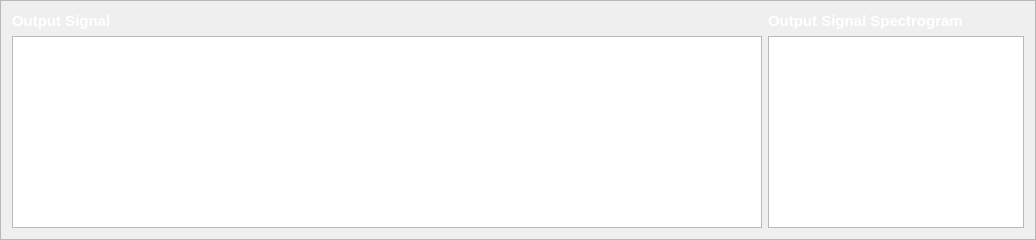
              <widget class="QFrame" name="frame_19">
               <property name="frameShape">
                <enum>QFrame::StyledPanel</enum>
               </property>
               <property name="frameShadow">
                <enum>QFrame::Raised</enum>
               </property>
               <layout class="QGridLayout" name="gridLayout_63">
                <item row="0" column="0">
                 <layout class="QGridLayout" name="gridLayout_64">
                  <property name="sizeConstraint">
                   <enum>QLayout::SetMinAndMaxSize</enum>
                  </property>
                  <item row="0" column="0">
                   <layout class="QGridLayout" name="gridLayout_65">
                    <item row="0" column="0">
                     <widget class="QLabel" name="label_46">
                      <property name="font">
                       <font>
                        <pointsize>11</pointsize>
                        <weight>75</weight>
                        <bold>true</bold>
                       </font>
                      </property>
                      <property name="styleSheet">
                       <string notr="true">color: rgb(255, 255, 255);</string>
                      </property>
                      <property name="text">
                       <string>Output Signal</string>
                      </property>
                     </widget>
                    </item>
                    <item row="1" column="0">
                     <widget class="PlotWidget" name="ECG_Abnormalities_Output_Signal_Graph">
                      <property name="sizePolicy">
                       <sizepolicy hsizetype="Expanding" vsizetype="Preferred">
                        <horstretch>0</horstretch>
                        <verstretch>0</verstretch>
                       </sizepolicy>
                      </property>
                      <property name="minimumSize">
                       <size>
                        <width>750</width>
                        <height>0</height>
                       </size>
                      </property>
                     </widget>
                    </item>
                   </layout>
                  </item>
                  <item row="0" column="1">
                   <layout class="QGridLayout" name="gridLayout_66">
                    <item row="0" column="0">
                     <widget class="QLabel" name="label_47">
                      <property name="font">
                       <font>
                        <pointsize>11</pointsize>
                        <weight>75</weight>
                        <bold>true</bold>
                       </font>
                      </property>
                      <property name="styleSheet">
                       <string notr="true">color: rgb(255, 255, 255);</string>
                      </property>
                      <property name="text">
                       <string>Output Signal Spectrogram</string>
                      </property>
                     </widget>
                    </item>
                    <item row="1" column="0">
                     <widget class="PlotWidget" name="ECG_Abnormalities_Output_Signal_Spectrogram">
                      <property name="sizePolicy">
                       <sizepolicy hsizetype="Expanding" vsizetype="Preferred">
                        <horstretch>0</horstretch>
                        <verstretch>0</verstretch>
                       </sizepolicy>
                      </property>
                      <property name="maximumSize">
                       <size>
                        <width>615</width>
                        <height>16777215</height>
                       </size>
                      </property>
                     </widget>
                    </item>
                   </layout>
                  </item>
                 </layout>
                </item>
               </layout>
              </widget>
